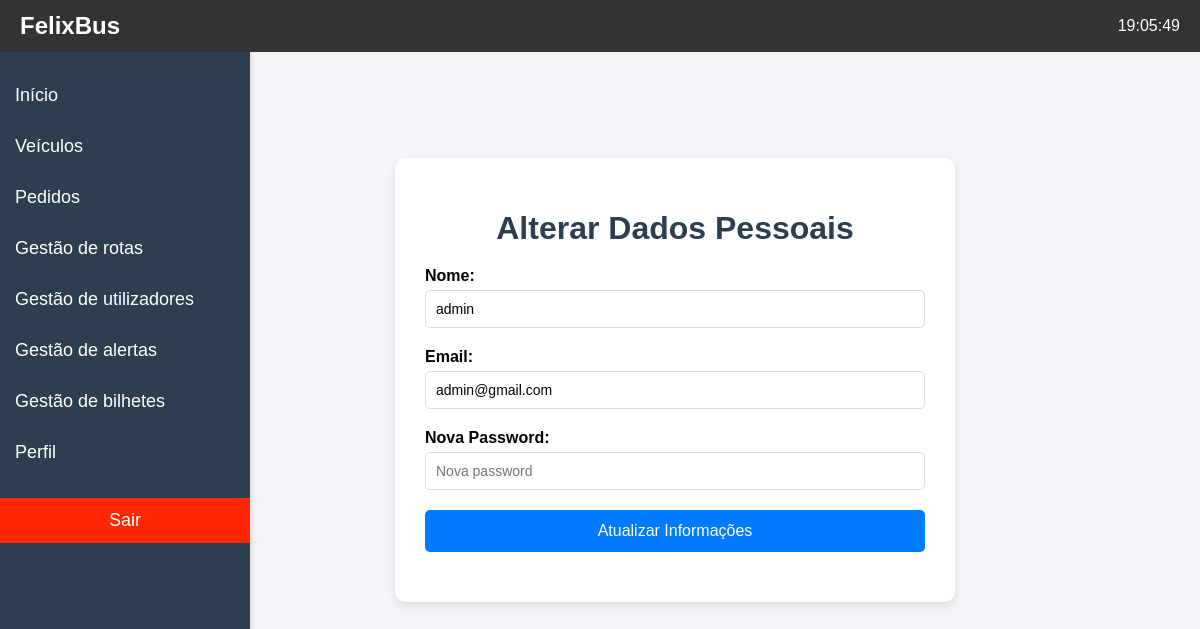
Page /paginas/definicoes.php (signed in) on the earlier database version.
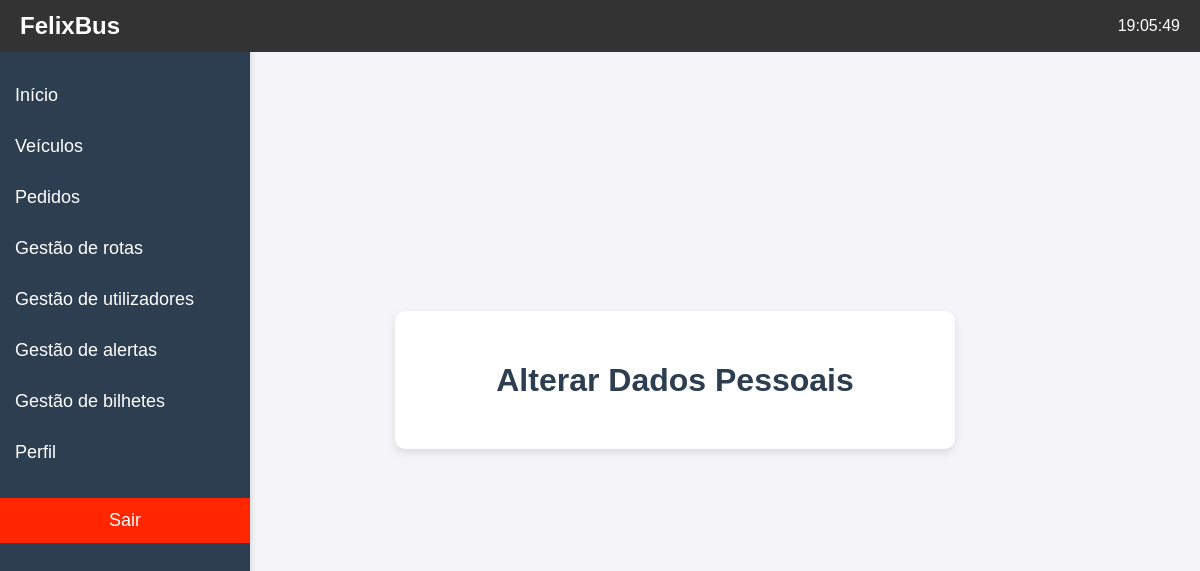
Same page on the later database version.
### tables this page shows
CREATE TABLE IF NOT EXISTS `users` (
  `Id_User` int(11) NOT NULL AUTO_INCREMENT,
  `Nome` varchar(30) NOT NULL,
  `Email` varchar(64) NOT NULL,
  `Password` varchar(64) NOT NULL,
  `Autenticacao` varchar(45) NOT NULL DEFAULT 'Pendente',
  `TipoUser` int(11) NOT NULL DEFAULT 1,
  `Estado` varchar(15) NOT NULL DEFAULT 'Offline',
  `Saldo` double NOT NULL DEFAULT 0,
  PRIMARY KEY (`Id_User`)
);

### paginas/definicoes.php (the view, shortened to what this page needs)
<?php
include("../paginas/menu_layout.php");
?>
<!DOCTYPE html>
<html lang="pt-pt">
<head>
</head>
<body>
    <div class="content-Pedidos-Definicoes">
        <div class="card-Definicoes">
            <h1>Alterar Dados Pessoais</h1>
            <?php
            $sql = "SELECT * FROM users WHERE Estado ='online'";
            if ($result = mysqli_query($conn, $sql)) {
                if (mysqli_num_rows($result) > 0) {
                    $user = mysqli_fetch_assoc($result);
                    echo "
                    <form method='POST'>
                        <div class='campo'>
                            <label for='nome'>Nome:</label>
                            <input type='text' id='nome' name='nome' value='" . $user['Nome'] . "' required>
                        </div>
                        <div class='campo'>
                            <label for='email'>Email:</label>
                            <input type='email' id='email' name='email' value='" . $user['Email'] . "' required>
                        </div>
                        <div class='campo'>
                            <label for='password'>Nova Password:</label>
                            <input type='password' id='password' name='password' placeholder='Nova password'>
                        </div>
                        <div class='campo'>
                            <button type='submit' name='atualizarInformacoes'>Atualizar Informações</button>
                        </div>
                    </form>";
                }
            }
            ?>
        </div>
    </div>
</body>
</html>

Differences in the rows shown:
no longer on this page (row edited): users: nome "admin", email "admin@gmail.com"
Other differences:
text no longer shown: "Nome: Email: Nova Password: Atualizar Informações"
